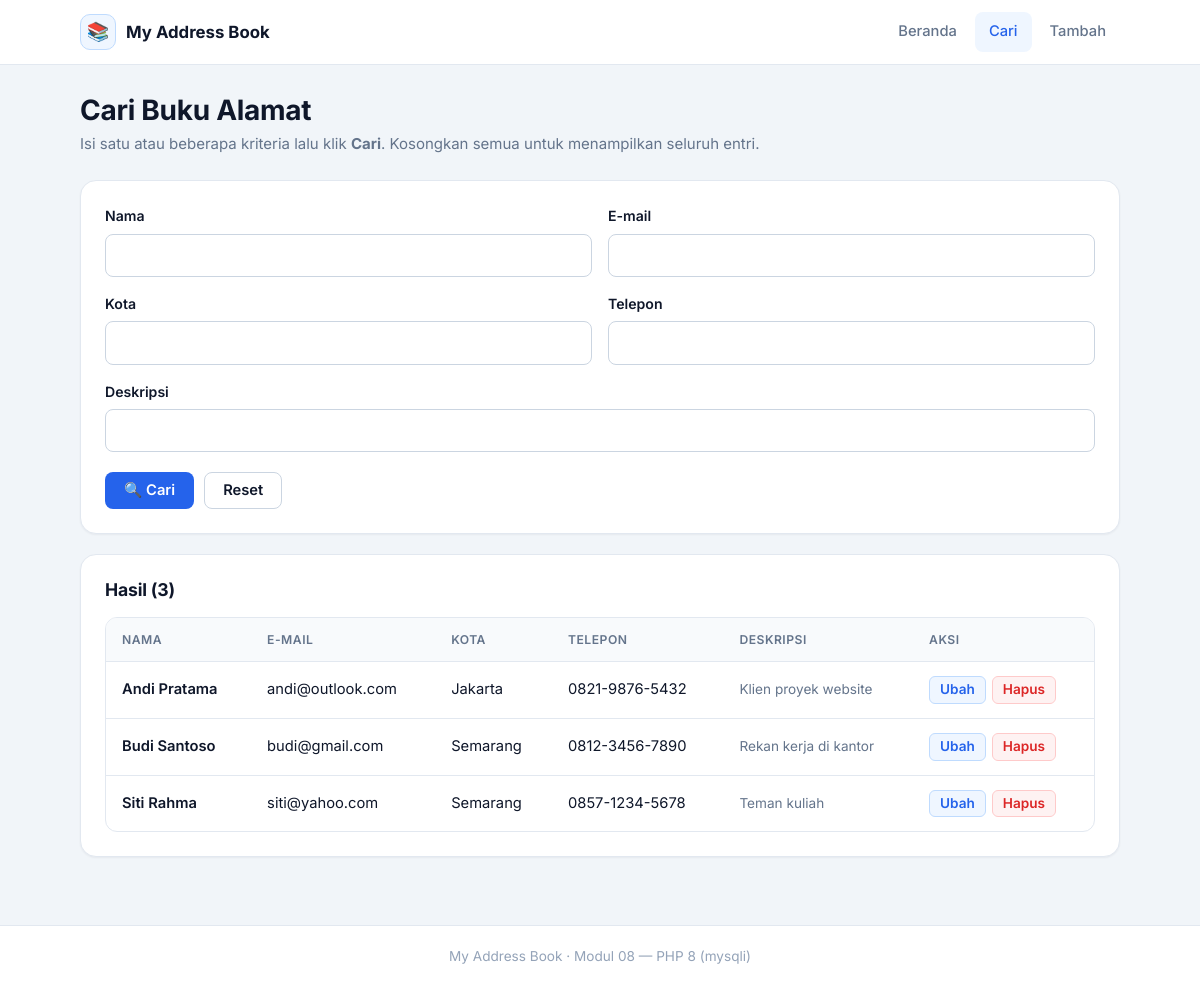
Screenshot of /search.php with the database file from the repository.
### tables this page shows
CREATE TABLE IF NOT EXISTS addrbook (
    Rowid       INT AUTO_INCREMENT PRIMARY KEY,
    Name        VARCHAR(100) NOT NULL,
    Email       VARCHAR(100) NOT NULL,
    City        VARCHAR(50),
    Description TEXT,
    Telephone   VARCHAR(20),
    created_at  TIMESTAMP NOT NULL DEFAULT CURRENT_TIMESTAMP,
    updated_at  TIMESTAMP NOT NULL DEFAULT CURRENT_TIMESTAMP
                ON UPDATE CURRENT_TIMESTAMP
);

### search.php (the view, shortened to what this page needs)
<?php
require 'common.php';
$link    = db_connect();
$results = [];
$params = [];
$types  = '';
$sql = 'SELECT Rowid, Name, Email, City, Description, Telephone FROM ' . DB_TABLE;
$sql .= ' ORDER BY Name ASC';
if ($types !== '') {
    $stmt = mysqli_prepare($link, $sql);
    mysqli_stmt_bind_param($stmt, $types, ...$params);
    mysqli_stmt_execute($stmt);
    $res = mysqli_stmt_get_result($stmt);
    while ($row = mysqli_fetch_assoc($res)) {
        $results[] = $row;
    }
    mysqli_stmt_close($stmt);
} else {
    if ($res = mysqli_query($link, $sql)) {
        while ($row = mysqli_fetch_assoc($res)) {
            $results[] = $row;
        }
    }
}
?>
<div class="page-head">
    <h1>Cari Buku Alamat</h1>
    <p class="lead">Isi satu atau beberapa kriteria lalu klik <strong>Cari</strong>. Kosongkan semua untuk menampilkan seluruh entri.</p>
</div>
<div class="card">
    <form method="get" action="search.php">
        <div class="form-grid">
            <div class="form-field">
                <label for="cn">Nama</label>
                <input class="input" type="text" id="cn" name="cn" value="<?= e($_GET['cn'] ?? '') ?>">
            </div>
            <div class="form-field">
                <label for="mail">E-mail</label>
                <input class="input" type="text" id="mail" name="mail" value="<?= e($_GET['mail'] ?? '') ?>">
            </div>
            <div class="form-field">
                <label for="locality">Kota</label>
                <input class="input" type="text" id="locality" name="locality" value="<?= e($_GET['locality'] ?? '') ?>">
            </div>
            <div class="form-field">
                <label for="telephonenumber">Telepon</label>
                <input class="input" type="text" id="telephonenumber" name="telephonenumber" value="<?= e($_GET['telephonenumber'] ?? '') ?>">
            </div>
            <div class="form-field full">
                <label for="description">Deskripsi</label>
                <input class="input" type="text" id="description" name="description" value="<?= e($_GET['description'] ?? '') ?>">
            </div>
        </div>
        <div class="form-actions">
            <button type="submit" class="btn btn-primary">&#128269; Cari</button>
            <a href="search.php" class="btn btn-secondary">Reset</a>
        </div>
    </form>
</div>
<div class="card">
    <div class="card-head">
        <h3>Hasil (<?= count($results) ?>)</h3>
    </div>
    <?php if (!$results): ?>
        <div class="empty">
            <div class="empty-icon">&#128220;</div>
            <h3>Tidak ada data</h3>
            <p>Tidak ditemukan entri yang cocok dengan kriteria pencarian.</p>
        </div>
    <?php else: ?>
        <div class="table-wrap">
            <table class="table">
                <thead>
                    <tr><th>Nama</th><th>E-mail</th><th>Kota</th><th>Telepon</th><th>Deskripsi</th><th>Aksi</th></tr>
                </thead>
                <tbody>
                <?php foreach ($results as $r): ?>
                    <tr>
                        <td class="cell-main"><?= e($r['Name']) ?></td>
                        <td><?= e($r['Email']) ?></td>
                        <td><?= e($r['City']) ?></td>
                        <td><?= e($r['Telephone']) ?></td>
                        <td class="cell-sub"><?= e($r['Description']) ?></td>
                        <td>
                            <div class="actions">
                                <a class="btn-link" href="modify.php?rowid=<?= (int) $r['Rowid'] ?>">Ubah</a>
                                <a class="btn-link danger" href="delete.php?rowid=<?= (int) $r['Rowid'] ?>"
                                   onclick="return confirm('Hapus entri ini?');">Hapus</a>
                            </div>
                        </td>
                    </tr>
                <?php endforeach; ?>
                </tbody>
            </table>
        </div>
    <?php endif; ?>
</div>

### assets/style.css (style rules this page uses)
:root { --font-sans: 'Inter', -apple-system, BlinkMacSystemFont, 'Segoe UI', Roboto, Helvetica, Arial, sans-serif; --bg: #f1f5f9; --surface: #ffffff; --surface-2: #f8fafc; --border: #e2e8f0; --border-strong: #cbd5e1; --text: #0f172a; --text-muted: #64748b; --text-subtle: #94a3b8; --primary: #2563eb; --primary-hover: #1d4ed8; --primary-soft: #eff6ff; --primary-border: #bfdbfe; --success: #16a34a; --success-soft: #f0fdf4; --success-border: #bbf7d0; --danger: #dc2626; --danger-hover: #b91c1c; --danger-soft: #fef2f2; --danger-border: #fecaca; --warning: #d97706; --warning-soft: #fffbeb; --warning-border: #fde68a; --info: #0284c7; --info-soft: #f0f9ff; --info-border: #bae6fd; --radius: 12px; --radius-sm: 8px; --radius-lg: 16px; --shadow-sm: 0 1px 2px rgba(15, 23, 42, .05); --shadow: 0 1px 3px rgba(15, 23, 42, .08), 0 1px 2px rgba(15, 23, 42, .04); --shadow-lg: 0 10px 30px -12px rgba(15, 23, 42, .25); --ring: 0 0 0 3px rgba(37, 99, 235, .22); }
* { box-sizing: border-box; }
html { -webkit-text-size-adjust: 100%; }
body { margin: 0; font-family: var(--font-sans); background: var(--bg); color: var(--text); line-height: 1.6; font-size: 15px; -webkit-font-smoothing: antialiased; display: flex; flex-direction: column; min-height: 100vh; }
a { color: var(--primary); text-decoration: none; }
h1, h2, h3, h4 { line-height: 1.25; font-weight: 700; letter-spacing: -0.01em; margin: 0 0 .5em; }
h1 { font-size: 1.75rem; }
h3 { font-size: 1.1rem; }
p { margin: 0 0 1em; }
.page-head { margin-bottom: 24px; }
.page-head h1 { margin-bottom: 4px; }
.page-head .lead { color: var(--text-muted); margin: 0; }
.card { background: var(--surface); border: 1px solid var(--border); border-radius: var(--radius-lg); box-shadow: var(--shadow-sm); padding: 24px; margin-bottom: 20px; }
.card-head { display: flex; justify-content: space-between; align-items: center; gap: 12px; margin-bottom: 16px; }
.card-head h3 { margin: 0; }
.btn { display: inline-flex; align-items: center; justify-content: center; gap: 8px; font: 600 .92rem/1 var(--font-sans); padding: 10px 18px; border-radius: var(--radius-sm); border: 1px solid transparent; cursor: pointer; transition: background .15s ease, border-color .15s ease, box-shadow .15s ease, transform .05s ease; text-decoration: none; white-space: nowrap; }
.btn-primary { background: var(--primary); color: #fff; }
.btn-secondary { background: var(--surface); border-color: var(--border-strong); color: var(--text); }
.btn-link { display: inline-flex; align-items: center; gap: 4px; font: 600 .85rem/1 var(--font-sans); padding: 6px 10px; border-radius: 6px; color: var(--primary); background: var(--primary-soft); border: 1px solid var(--primary-border); text-decoration: none; transition: background .15s; }
.btn-link.danger { color: var(--danger); background: var(--danger-soft); border-color: var(--danger-border); }
.form-grid { display: grid; grid-template-columns: repeat(2, 1fr); gap: 16px; }
.form-field { display: flex; flex-direction: column; gap: 6px; }
.form-field.full { grid-column: 1 / -1; }
.form-field label { font-weight: 600; font-size: .88rem; }
.input, .select, .textarea { font: 500 .95rem/1.4 var(--font-sans); color: var(--text); background: var(--surface); border: 1px solid var(--border-strong); border-radius: var(--radius-sm); padding: 10px 12px; width: 100%; transition: border-color .15s, box-shadow .15s; }
.input::placeholder, .textarea::placeholder { color: var(--text-subtle); }
.form-actions { display: flex; gap: 10px; margin-top: 20px; }
.table-wrap { overflow-x: auto; border: 1px solid var(--border); border-radius: var(--radius); }
.table { width: 100%; border-collapse: collapse; font-size: .92rem; }
.table th { text-align: left; font-weight: 600; font-size: .76rem; text-transform: uppercase; letter-spacing: .04em; color: var(--text-muted); background: var(--surface-2); padding: 12px 16px; border-bottom: 1px solid var(--border); }
.table td { padding: 14px 16px; border-bottom: 1px solid var(--border); vertical-align: middle; }
.table tbody tr:last-child td { border-bottom: 0; }
.table .cell-main { font-weight: 600; }
.table .cell-sub { color: var(--text-muted); font-size: .85rem; }
.table .actions { display: flex; gap: 6px; white-space: nowrap; }

### rows the page displays
addrbook: Name "Andi Pratama", Email "andi@outlook.com", City "Jakarta", Telephone "0821-9876-5432", Description "Klien proyek website"
addrbook: Name "Budi Santoso", Email "budi@gmail.com", City "Semarang", Telephone "0812-3456-7890", Description "Rekan kerja di kantor"
addrbook: Name "Siti Rahma", Email "siti@yahoo.com", City "Semarang", Telephone "0857-1234-5678", Description "Teman kuliah"

### other values shown
count($results) "3"
